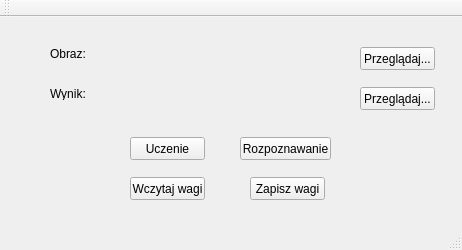
<?xml version="1.0" encoding="UTF-8"?>
<ui version="4.0">
 <class>AppClass</class>
 <widget class="QMainWindow" name="AppClass">
  <property name="geometry">
   <rect>
    <x>0</x>
    <y>0</y>
    <width>462</width>
    <height>250</height>
   </rect>
  </property>
  <property name="windowTitle">
   <string>Text recognition</string>
  </property>
  <widget class="QWidget" name="centralWidget">
   <widget class="QPushButton" name="loadImage">
    <property name="geometry">
     <rect>
      <x>360</x>
      <y>30</y>
      <width>75</width>
      <height>23</height>
     </rect>
    </property>
    <property name="text">
     <string>Przeglądaj...</string>
    </property>
   </widget>
   <widget class="QPushButton" name="loadResult">
    <property name="geometry">
     <rect>
      <x>360</x>
      <y>70</y>
      <width>75</width>
      <height>23</height>
     </rect>
    </property>
    <property name="text">
     <string>Przeglądaj...</string>
    </property>
   </widget>
   <widget class="QLabel" name="label">
    <property name="geometry">
     <rect>
      <x>50</x>
      <y>30</y>
      <width>46</width>
      <height>13</height>
     </rect>
    </property>
    <property name="text">
     <string>Obraz:</string>
    </property>
   </widget>
   <widget class="QLabel" name="label_2">
    <property name="geometry">
     <rect>
      <x>50</x>
      <y>70</y>
      <width>46</width>
      <height>13</height>
     </rect>
    </property>
    <property name="text">
     <string>Wynik:</string>
    </property>
   </widget>
   <widget class="QPushButton" name="learn">
    <property name="geometry">
     <rect>
      <x>130</x>
      <y>120</y>
      <width>75</width>
      <height>23</height>
     </rect>
    </property>
    <property name="text">
     <string>Uczenie</string>
    </property>
   </widget>
   <widget class="QPushButton" name="recognize">
    <property name="geometry">
     <rect>
      <x>240</x>
      <y>120</y>
      <width>91</width>
      <height>23</height>
     </rect>
    </property>
    <property name="text">
     <string>Rozpoznawanie</string>
    </property>
   </widget>
   <widget class="QPushButton" name="loadWeights">
    <property name="geometry">
     <rect>
      <x>130</x>
      <y>160</y>
      <width>75</width>
      <height>23</height>
     </rect>
    </property>
    <property name="text">
     <string>Wczytaj wagi</string>
    </property>
   </widget>
   <widget class="QPushButton" name="saveWeights">
    <property name="geometry">
     <rect>
      <x>250</x>
      <y>160</y>
      <width>75</width>
      <height>23</height>
     </rect>
    </property>
    <property name="text">
     <string>Zapisz wagi</string>
    </property>
   </widget>
   <widget class="QLabel" name="imagePath">
    <property name="geometry">
     <rect>
      <x>110</x>
      <y>30</y>
      <width>231</width>
      <height>16</height>
     </rect>
    </property>
    <property name="text">
     <string/>
    </property>
   </widget>
   <widget class="QLabel" name="resultPath">
    <property name="geometry">
     <rect>
      <x>110</x>
      <y>70</y>
      <width>231</width>
      <height>16</height>
     </rect>
    </property>
    <property name="text">
     <string/>
    </property>
   </widget>
  </widget>
  <widget class="QMenuBar" name="menuBar">
   <property name="geometry">
    <rect>
     <x>0</x>
     <y>0</y>
     <width>462</width>
     <height>21</height>
    </rect>
   </property>
  </widget>
  <widget class="QToolBar" name="mainToolBar">
   <attribute name="toolBarArea">
    <enum>TopToolBarArea</enum>
   </attribute>
   <attribute name="toolBarBreak">
    <bool>false</bool>
   </attribute>
  </widget>
  <widget class="QStatusBar" name="statusBar"/>
 </widget>
 <layoutdefault spacing="6" margin="11"/>
 <resources>
  <include location="app.qrc"/>
 </resources>
 <connections/>
</ui>
